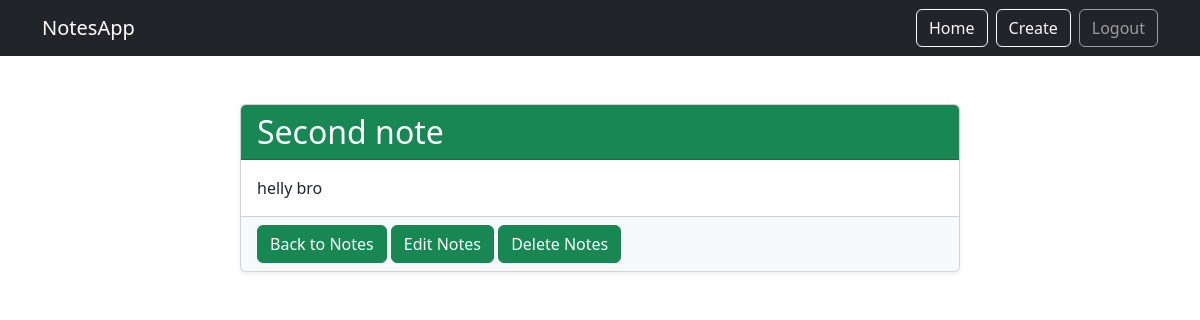
/smart/notes/2/ (signed in), run on an earlier commit of the app's database.
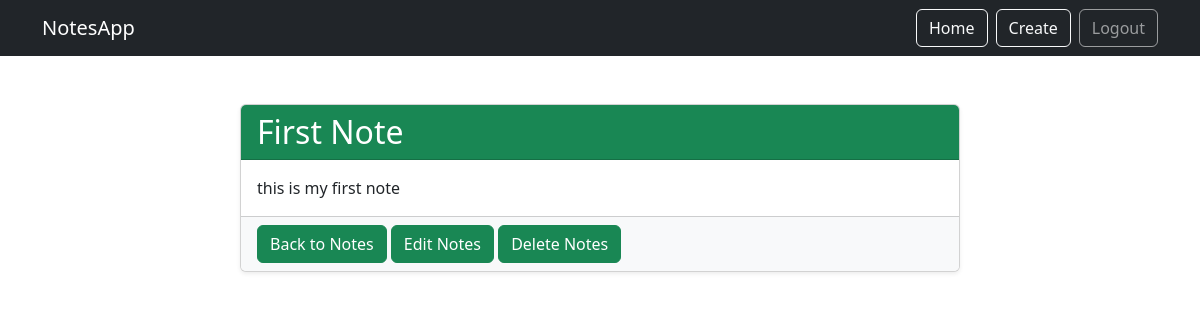
And on a later commit of the database.
### new_notes/models.py (models this page shows, shortened)
class Notes(models.Model):
    title=models.CharField(max_length=200)
    text=models.TextField()
    user=models.ForeignKey(User,on_delete=models.CASCADE,related_name='notes')

### new_notes/views.py (the view)
# urls.py: path('notes/<int:pk>/', views.NoteDetailView.as_view(), name="notes.detail"),
class NoteDetailView(LoginRequiredMixin, DetailView):
    model = Notes
    template_name = 'notes_details.html'
    context_object_name = 'note'
    login_url="/login"
    def get_queryset(self):
        return self.request.user.notes.all()

### templates/notes_details.html (shortened to what this page needs)
{% extends "base.html" %} {% block content %}
<div class="container my-5">
  <div class="row justify-content-center">
    <div class="col-md-8">
      <div class="card shadow-sm">
        <div class="card-header bg-success text-white">
          <h2 class="mb-0">{{ note.title }}</h2>
        </div>
        <div class="card-body">
          <p class="card-text">{{ note.text }}</p>
        </div>
        <div class="card-footer bg-light">
          <a href="{% url 'notes.list' %}" class="btn btn-success">
             Back to Notes
          </a>
          <a href="{% url 'notes.update' pk=note.id %}" class="btn btn-success">
             Edit Notes
          </a>
          <a href="{% url 'notes.delete' pk=note.id %}" class="btn btn-success">
             Delete Notes
          </a>
        </div>
      </div>
    </div>
  </div>
</div>
{% endblock %}

What changed in the data, as far as the page shows it:
changed Notes: title "Second note" → "First Note"; text "helly bro" → "this is my first note"
